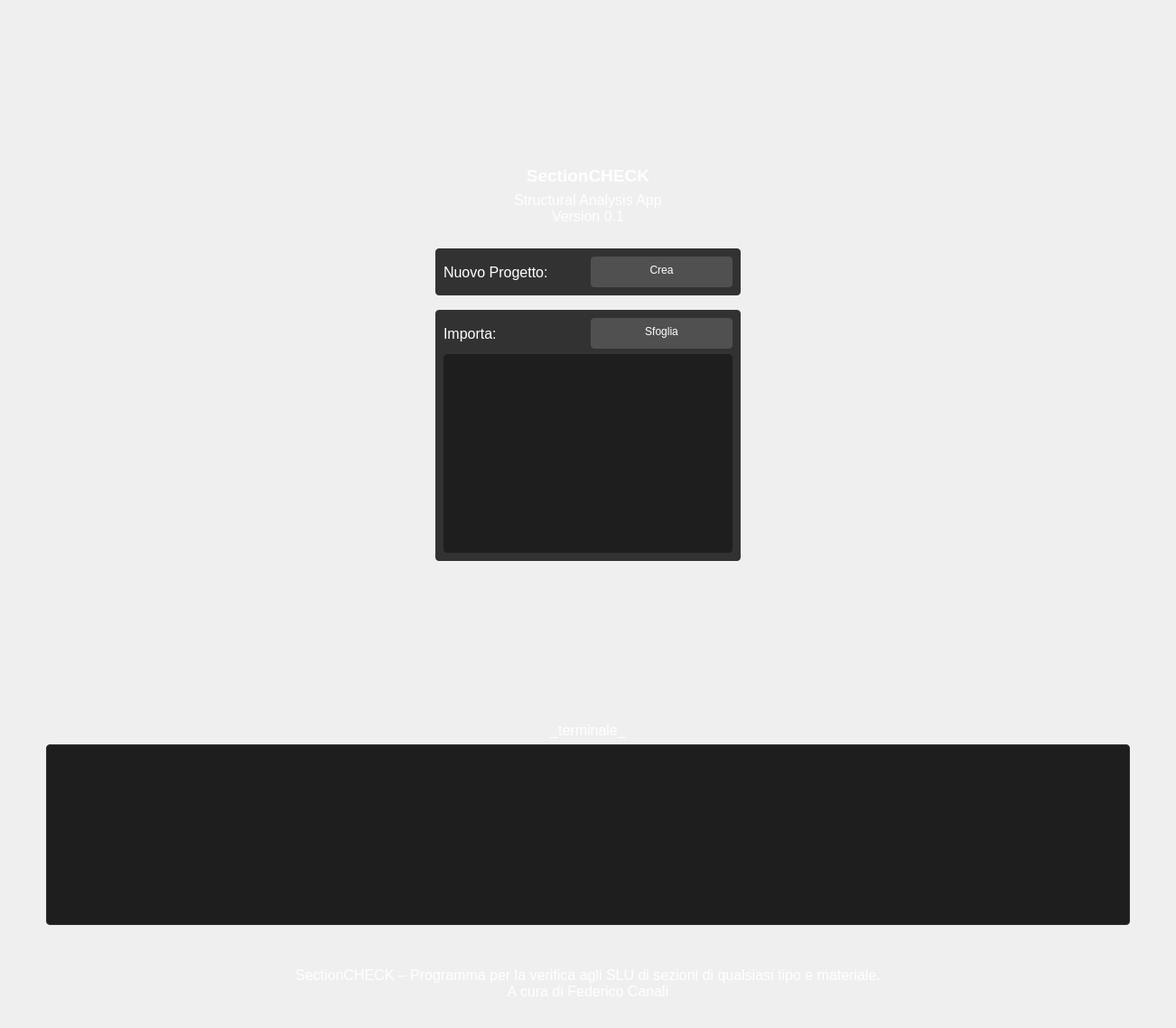
      <widget class="QWidget" name="page">
       <layout class="QVBoxLayout" name="verticalLayout_27">
        <item>
         <spacer name="verticalSpacer">
          <property name="orientation">
           <enum>Qt::Vertical</enum>
          </property>
          <property name="sizeHint" stdset="0">
           <size>
            <width>20</width>
            <height>172</height>
           </size>
          </property>
         </spacer>
        </item>
        <item>
         <layout class="QHBoxLayout" name="horizontalLayout_21">
          <item>
           <spacer name="horizontalSpacer_24">
            <property name="orientation">
             <enum>Qt::Horizontal</enum>
            </property>
            <property name="sizeHint" stdset="0">
             <size>
              <width>40</width>
              <height>20</height>
             </size>
            </property>
           </spacer>
          </item>
          <item>
           <layout class="QVBoxLayout" name="verticalLayout_26">
            <item>
             <widget class="QLabel" name="label_171">
              <property name="font">
               <font>
                <family>Segoe UI</family>
                <pointsize>14</pointsize>
                <weight>70</weight>
                <italic>false</italic>
                <bold>true</bold>
               </font>
              </property>
              <property name="layoutDirection">
               <enum>Qt::LeftToRight</enum>
              </property>
              <property name="styleSheet">
               <string notr="true">font:560 14pt &quot;Segoe UI&quot;;
color: rgb(255,255,255);</string>
              </property>
              <property name="text">
               <string>SectionCHECK</string>
              </property>
              <property name="alignment">
               <set>Qt::AlignCenter</set>
              </property>
             </widget>
            </item>
            <item>
             <widget class="QLabel" name="label_157">
              <property name="font">
               <font>
                <family>Segoe UI</family>
                <pointsize>12</pointsize>
                <weight>50</weight>
                <italic>false</italic>
                <bold>false</bold>
               </font>
              </property>
              <property name="layoutDirection">
               <enum>Qt::LeftToRight</enum>
              </property>
              <property name="styleSheet">
               <string notr="true">font:400 12pt &quot;Segoe UI&quot;;
color: rgb(255,255,255);</string>
              </property>
              <property name="text">
               <string>Structural Analysis App
Version 0.1</string>
              </property>
              <property name="alignment">
               <set>Qt::AlignCenter</set>
              </property>
             </widget>
            </item>
            <item>
             <spacer name="verticalSpacer_12">
              <property name="orientation">
               <enum>Qt::Vertical</enum>
              </property>
              <property name="sizeType">
               <enum>QSizePolicy::Fixed</enum>
              </property>
              <property name="sizeHint" stdset="0">
               <size>
                <width>20</width>
                <height>20</height>
               </size>
              </property>
             </spacer>
            </item>
            <item>
             <widget class="QFrame" name="frame_inizio">
              <property name="styleSheet">
               <string notr="true">background-color: rgb(50,50,50);
border-radius:4px</string>
              </property>
              <property name="frameShape">
               <enum>QFrame::StyledPanel</enum>
              </property>
              <property name="frameShadow">
               <enum>QFrame::Raised</enum>
              </property>
              <layout class="QHBoxLayout" name="horizontalLayout_20">
               <item>
                <widget class="QLabel" name="label_161">
                 <property name="font">
                  <font>
                   <family>Segoe UI</family>
                   <pointsize>12</pointsize>
                   <weight>50</weight>
                   <italic>false</italic>
                   <bold>false</bold>
                  </font>
                 </property>
                 <property name="layoutDirection">
                  <enum>Qt::LeftToRight</enum>
                 </property>
                 <property name="styleSheet">
                  <string notr="true">font:400 12pt &quot;Segoe UI&quot;;
color: rgb(255,255,255);</string>
                 </property>
                 <property name="text">
                  <string>Nuovo Progetto:</string>
                 </property>
                 <property name="alignment">
                  <set>Qt::AlignLeading|Qt::AlignLeft|Qt::AlignVCenter</set>
                 </property>
                </widget>
               </item>
               <item>
                <widget class="QPushButton" name="btn_main_crea">
                 <property name="sizePolicy">
                  <sizepolicy hsizetype="Preferred" vsizetype="Fixed">
                   <horstretch>0</horstretch>
                   <verstretch>0</verstretch>
                  </sizepolicy>
                 </property>
                 <property name="minimumSize">
                  <size>
                   <width>150</width>
                   <height>34</height>
                  </size>
                 </property>
                 <property name="maximumSize">
                  <size>
                   <width>16777215</width>
                   <height>34</height>
                  </size>
                 </property>
                 <property name="styleSheet">
                  <string notr="true">QPushButton{
	background-color: rgb(80,80,80);
    font:400 12pt &quot;Segoe UI&quot;;
    color: rgb(255,255,255);
	padding-bottom: 4px;
	border-radius:4px
}
QPushButton:hover {
    background-color: rgb(40,40,40);
	border: 1px solid rgb(120,120,120);
}</string>
                 </property>
                 <property name="text">
                  <string>Crea</string>
                 </property>
                </widget>
               </item>
              </layout>
             </widget>
            </item>
            <item>
             <spacer name="verticalSpacer_3">
              <property name="orientation">
               <enum>Qt::Vertical</enum>
              </property>
              <property name="sizeType">
               <enum>QSizePolicy::Fixed</enum>
              </property>
              <property name="sizeHint" stdset="0">
               <size>
                <width>20</width>
                <height>10</height>
               </size>
              </property>
             </spacer>
            </item>
            <item>
             <widget class="QFrame" name="frame_inizio_2">
              <property name="styleSheet">
               <string notr="true">background-color: rgb(50,50,50);
border-radius:4px</string>
              </property>
              <property name="frameShape">
               <enum>QFrame::StyledPanel</enum>
              </property>
              <property name="frameShadow">
               <enum>QFrame::Raised</enum>
              </property>
              <layout class="QVBoxLayout" name="verticalLayout_2">
               <item>
                <layout class="QHBoxLayout" name="horizontalLayout_22">
                 <item>
                  <widget class="QLabel" name="label_160">
                   <property name="font">
                    <font>
                     <family>Segoe UI</family>
                     <pointsize>12</pointsize>
                     <weight>50</weight>
                     <italic>false</italic>
                     <bold>false</bold>
                    </font>
                   </property>
                   <property name="layoutDirection">
                    <enum>Qt::LeftToRight</enum>
                   </property>
                   <property name="styleSheet">
                    <string notr="true">font:400 12pt &quot;Segoe UI&quot;;
color: rgb(255,255,255);</string>
                   </property>
                   <property name="text">
                    <string>Importa:</string>
                   </property>
                   <property name="alignment">
                    <set>Qt::AlignLeading|Qt::AlignLeft|Qt::AlignVCenter</set>
                   </property>
                  </widget>
                 </item>
                 <item>
                  <widget class="QPushButton" name="btn_main_sfoglia">
                   <property name="sizePolicy">
                    <sizepolicy hsizetype="Preferred" vsizetype="Fixed">
                     <horstretch>0</horstretch>
                     <verstretch>0</verstretch>
                    </sizepolicy>
                   </property>
                   <property name="minimumSize">
                    <size>
                     <width>150</width>
                     <height>34</height>
                    </size>
                   </property>
                   <property name="maximumSize">
                    <size>
                     <width>16777215</width>
                     <height>34</height>
                    </size>
                   </property>
                   <property name="styleSheet">
                    <string notr="true">QPushButton{
	background-color: rgb(80,80,80);
    font:400 12pt &quot;Segoe UI&quot;;
    color: rgb(255,255,255);
	padding-bottom: 4px;
	border-radius:4px
}
QPushButton:hover {
    background-color: rgb(40,40,40);
	border: 1px solid rgb(120,120,120);
}</string>
                   </property>
                   <property name="text">
                    <string>Sfoglia</string>
                   </property>
                  </widget>
                 </item>
                </layout>
               </item>
               <item>
                <widget class="QPushButton" name="btn_main_drop">
                 <property name="sizePolicy">
                  <sizepolicy hsizetype="Fixed" vsizetype="Fixed">
                   <horstretch>0</horstretch>
                   <verstretch>0</verstretch>
                  </sizepolicy>
                 </property>
                 <property name="minimumSize">
                  <size>
                   <width>320</width>
                   <height>220</height>
                  </size>
                 </property>
                 <property name="maximumSize">
                  <size>
                   <width>16777215</width>
                   <height>16777215</height>
                  </size>
                 </property>
                 <property name="styleSheet">
                  <string notr="true">background-color: rgb(30, 30, 30);
border-radius:4px

</string>
                 </property>
                 <property name="text">
                  <string/>
                 </property>
                 <property name="icon">
                  <iconset>
                   <normaloff>icone/drop.png</normaloff>icone/drop.png</iconset>
                 </property>
                 <property name="iconSize">
                  <size>
                   <width>120</width>
                   <height>120</height>
                  </size>
                 </property>
                </widget>
               </item>
              </layout>
             </widget>
            </item>
           </layout>
          </item>
          <item>
           <spacer name="horizontalSpacer_26">
            <property name="orientation">
             <enum>Qt::Horizontal</enum>
            </property>
            <property name="sizeHint" stdset="0">
             <size>
              <width>40</width>
              <height>20</height>
             </size>
            </property>
           </spacer>
          </item>
         </layout>
        </item>
        <item>
         <spacer name="verticalSpacer_2">
          <property name="orientation">
           <enum>Qt::Vertical</enum>
          </property>
          <property name="sizeHint" stdset="0">
           <size>
            <width>20</width>
            <height>172</height>
           </size>
          </property>
         </spacer>
        </item>
        <item>
         <layout class="QHBoxLayout" name="horizontalLayout_23">
          <item>
           <spacer name="horizontalSpacer_39">
            <property name="orientation">
             <enum>Qt::Horizontal</enum>
            </property>
            <property name="sizeHint" stdset="0">
             <size>
              <width>40</width>
              <height>20</height>
             </size>
            </property>
           </spacer>
          </item>
          <item>
           <layout class="QVBoxLayout" name="verticalLayout_22">
            <item>
             <widget class="QLabel" name="label_162">
              <property name="font">
               <font>
                <family>Segoe UI</family>
                <pointsize>12</pointsize>
                <weight>50</weight>
                <italic>false</italic>
                <bold>false</bold>
               </font>
              </property>
              <property name="layoutDirection">
               <enum>Qt::LeftToRight</enum>
              </property>
              <property name="styleSheet">
               <string notr="true">font:400 12pt &quot;Segoe UI&quot;;
color: rgb(255,255,255);</string>
              </property>
              <property name="text">
               <string>_terminale_</string>
              </property>
              <property name="alignment">
               <set>Qt::AlignCenter</set>
              </property>
             </widget>
            </item>
            <item>
             <widget class="QWidget" name="widget_terminale_2" native="true">
              <property name="sizePolicy">
               <sizepolicy hsizetype="Expanding" vsizetype="Expanding">
                <horstretch>0</horstretch>
                <verstretch>0</verstretch>
               </sizepolicy>
              </property>
              <property name="minimumSize">
               <size>
                <width>1200</width>
                <height>200</height>
               </size>
              </property>
              <property name="styleSheet">
               <string notr="true">QWidget{
background-color: rgb(30,30,30);
border-radius: 4px;
border: 1px solid rgb(50,50,50);
}

QScrollBar:vertical {
    background: transparent;
    width: 0px;
    margin: 0px;
    border: none;
}
QScrollBar::handle:vertical,
QScrollBar::sub-line:vertical,
QScrollBar::add-line:vertical,
QScrollBar::up-arrow:vertical,
QScrollBar::down-arrow:vertical,
QScrollBar::add-page:vertical,
QScrollBar::sub-page:vertical {
    background: none;
    border: none;
    height: 0px;
    min-height: 0px;
}</string>
              </property>
             </widget>
            </item>
           </layout>
          </item>
          <item>
           <spacer name="horizontalSpacer_40">
            <property name="orientation">
             <enum>Qt::Horizontal</enum>
            </property>
            <property name="sizeHint" stdset="0">
             <size>
              <width>40</width>
              <height>20</height>
             </size>
            </property>
           </spacer>
          </item>
         </layout>
        </item>
        <item>
         <spacer name="verticalSpacer_32">
          <property name="orientation">
           <enum>Qt::Vertical</enum>
          </property>
          <property name="sizeHint" stdset="0">
           <size>
            <width>20</width>
            <height>40</height>
           </size>
          </property>
         </spacer>
        </item>
        <item>
         <widget class="QLabel" name="label_158">
          <property name="font">
           <font>
            <family>Segoe UI</family>
            <pointsize>12</pointsize>
            <weight>50</weight>
            <italic>false</italic>
            <bold>false</bold>
           </font>
          </property>
          <property name="layoutDirection">
           <enum>Qt::LeftToRight</enum>
          </property>
          <property name="styleSheet">
           <string notr="true">font:400 12pt &quot;Segoe UI&quot;;
color: rgb(255,255,255);</string>
          </property>
          <property name="text">
           <string>SectionCHECK – Programma per la verifica agli SLU di sezioni di qualsiasi tipo e materiale.
A cura di Federico Canali</string>
          </property>
          <property name="alignment">
           <set>Qt::AlignCenter</set>
          </property>
         </widget>
        </item>
        <item>
         <spacer name="verticalSpacer_4">
          <property name="orientation">
           <enum>Qt::Vertical</enum>
          </property>
          <property name="sizeType">
           <enum>QSizePolicy::Fixed</enum>
          </property>
          <property name="sizeHint" stdset="0">
           <size>
            <width>20</width>
            <height>20</height>
           </size>
          </property>
         </spacer>
        </item>
       </layout>
      </widget>
